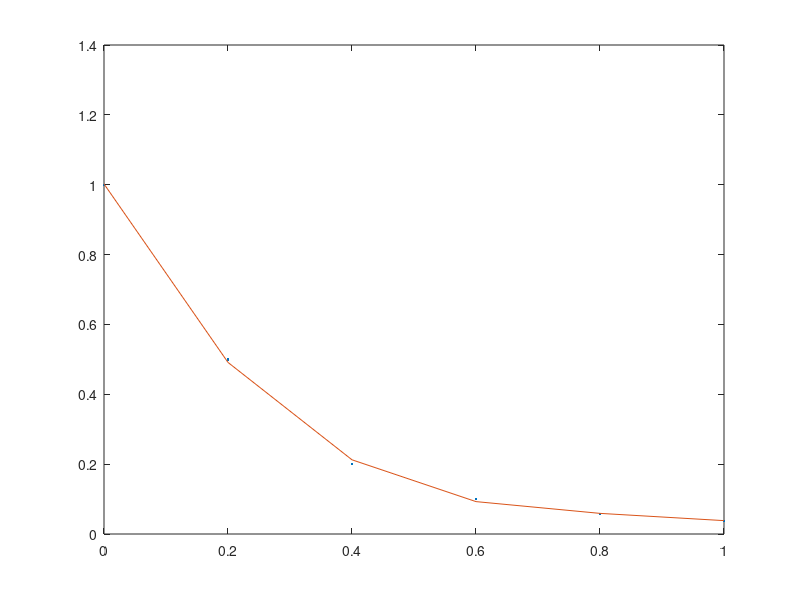

Recreate this plot in MATLAB. (Note: this script raises an error after producing the figure.)
x = linspace( -1,1,11 );
y = [ 0.038 0.058 0.1 0.2 0.5 1 0.5 0.2 0.1 0.058 0.038 ];

coefs = polyfit( x,y,2 );
yfit = polyval( coefs,x );

plot( x,y,'.', x,yfit,'-' );

%%

x = linspace( -1,1,11 );
y = [ 0.038 0.058 0.1 0.2 0.5 1 0.5 0.2 0.1 0.058 0.038 ];

coefs = polyfit( x,y,8 );
xfit = linspace( -1.5,1.5,101 );
yfit = polyval( coefs,xfit );

plot( x,y,'.', xfit,yfit,'-' );
ylim( [-1 1] );

%%

x = linspace( 0,1,6 );
y = [ 1 0.5 0.2 0.1 0.058 0.038 ];

coefs = polyfit( x,y,3 );
yfit = polyval( coefs,x );

plot( x,y,'.', x,yfit,'-' );

%%

poll = csvread('brexit.csv');
% poll is a matrix. 
% In matlab, you can use poll = importdata(’brexit.csv’);
% Then change below poll to be poll.data

n = numel(poll(:,3));
mean_l = rolling_mean( poll(:,3)', 25 );

fit_poly_l = polyfit( 13:167,mean_l(13:167),19 );  %why?
poly_l = polyval( fit_poly_l,1:n );

hold on
plot( poll(:,3), 'ro' );
plot( 1:n,mean_l, 'r-' );
plot( 1:n,poly_l, 'r:' );

%%

x = linspace( -2*pi,2*pi,21 );
y = sin( x );

figure; hold on;
plot( x,y,'.' );
for i = 2:9
    coefs = polyfit( x,y,i );
    xfit = linspace( -2*pi,2*pi,101 );
    yfit = polyval( coefs,xfit );
    plot( xfit,yfit,'-' );
end

